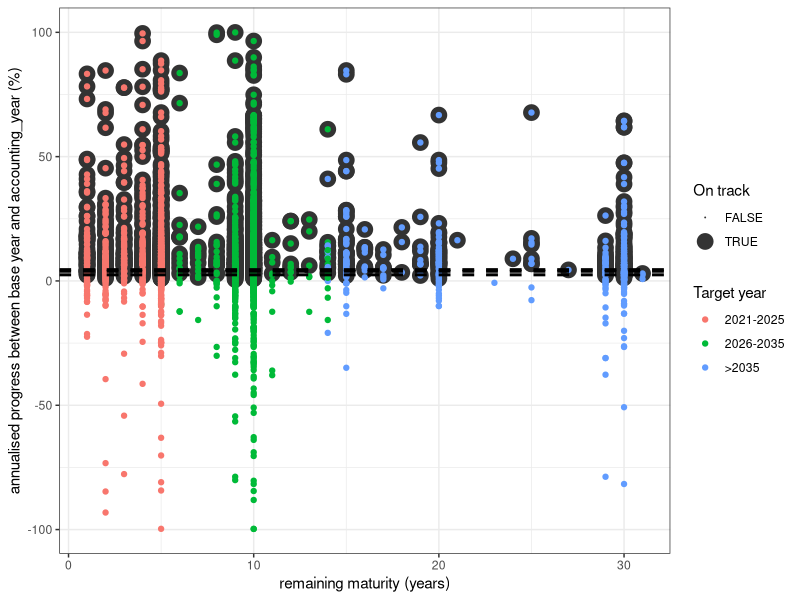
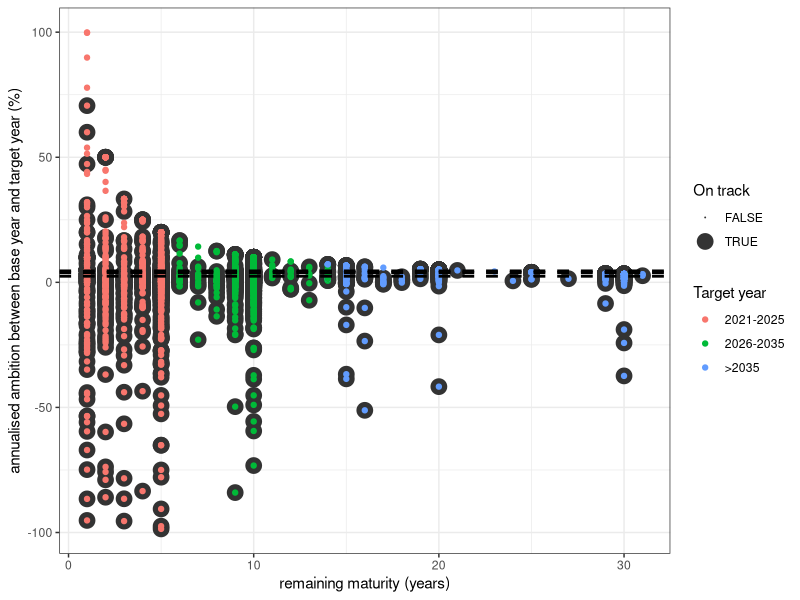
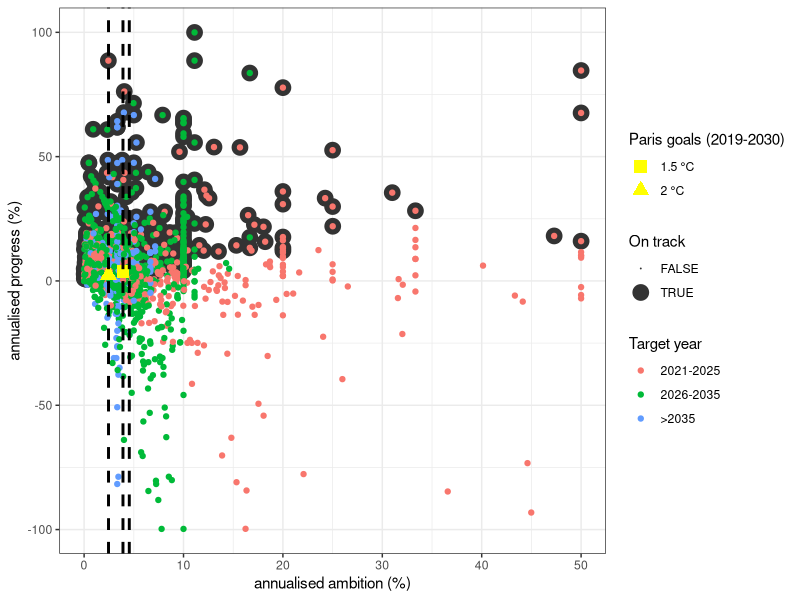
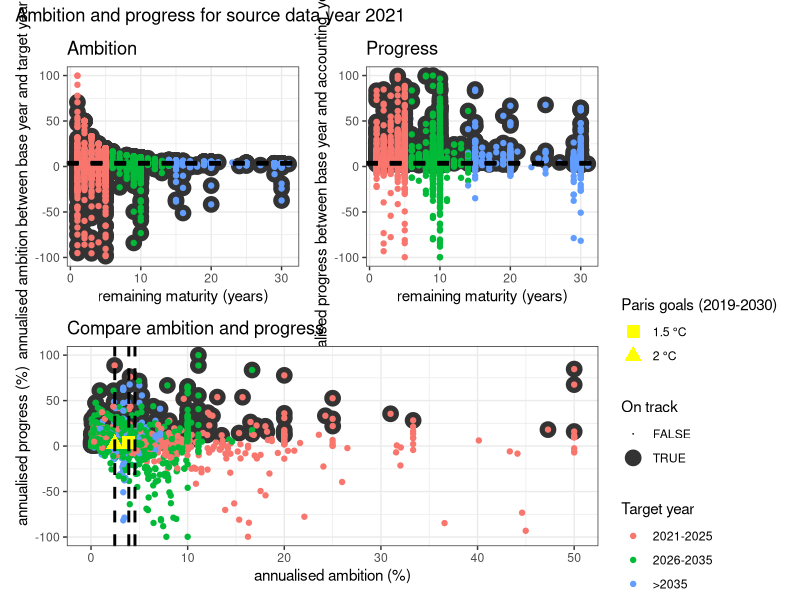
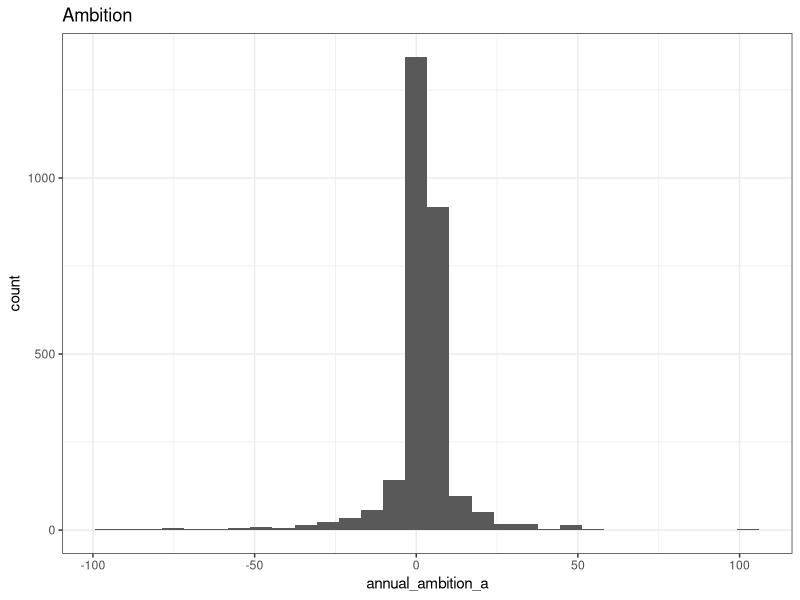
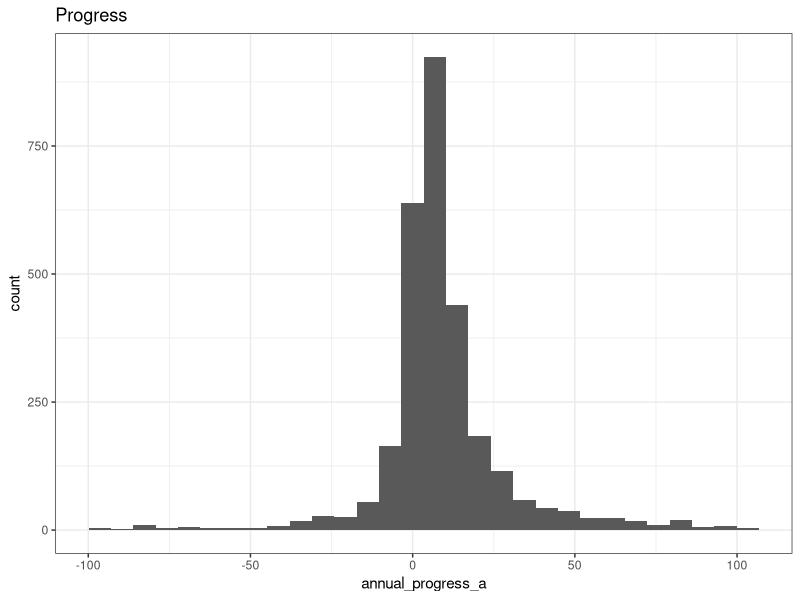
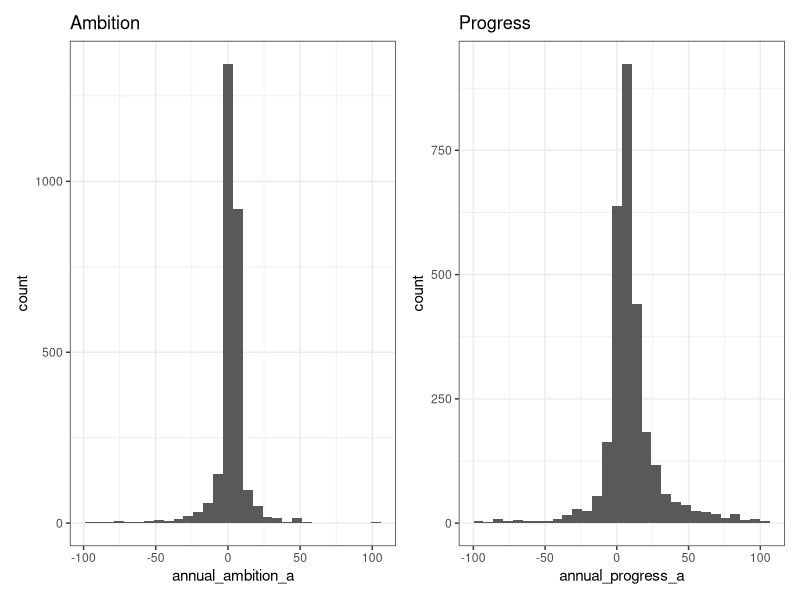
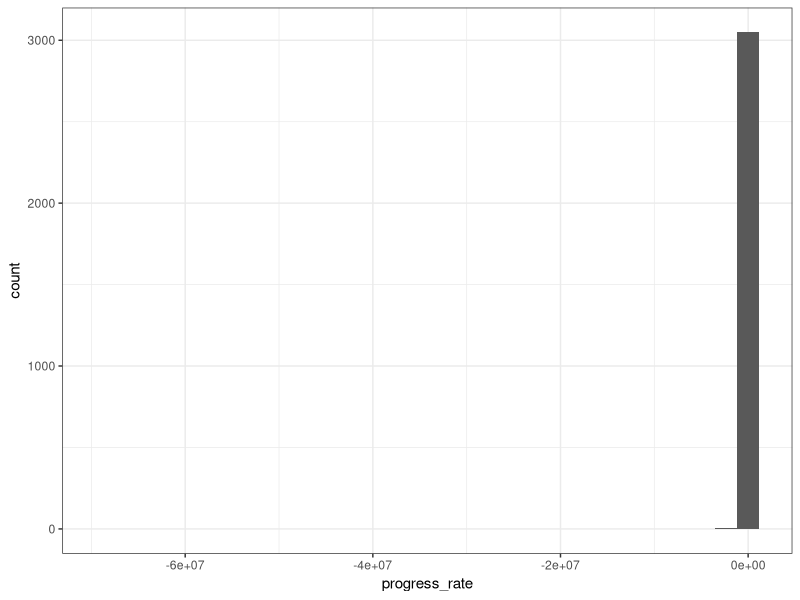

Write the R code that produced these figures, in order.
library(stringr)
library(readxl)
library(tidyverse)
library(data.table)
library(patchwork)

choice_data_source = "response" # response or processed
choice_data_source_year = 2021

# read in data (response or processed)
# RESPONSE DATA
data_response_original <- NA
data_response <- NA
if (choice_data_source_year == 2021)
{ data_response_original <- read_excel('data/CDP/input/CDP_CCTD_2021_abs_ER_public.xlsx', sheet = "Absolute ER")
data_response <- select(data_response_original, account_id, `Target reference number`,
                        `Base year emissions (100% of scope)`, `Base year emissions (100% of scope, excl. scope 3)`, `Base year`,
                        `MRY emissions (100% of scope)`, `MRY emissions (100% of scope, excl. scope 3)`, accounting_year,
                        `Targeted reduction from base year (%)`, `Target year`) %>%
  mutate(source_year = choice_data_source_year)
} else if (choice_data_source_year == 2020) 
{      data_response_original <- read_excel('data/CDP/input/CDP_CCTD_2020_abs_ER_public.xlsx', sheet = "Absolute ER")
data_response <- select(data_response_original, account_id, `Target reference number`,
                        `Base year emissions (100% of scope)`, `Base year emissions (100% of scope, excl. scope 3)`, `Base year`,
                        `MRY emissions (100% of scope)`, `MRY emissions (100% of scope, excl. scope 3)`, `Most recent accounting year`,
                        `Targeted reduction from base year (%)`, `Target year`) %>%
  mutate(source_year = choice_data_source_year) %>%
  rename(accounting_year=`Most recent accounting year`)
} else if (choice_data_source_year == 2018) 
{      data_response_original <- read_excel('data/CDP/input/CDP_CCTD_2018_abs_ER_public.xlsx', sheet = "absolute")
data_response <- select(data_response_original, account_id, `Target reference number`,
                        `Base year emissions (100% of scope)`, `Base year emissions (100% of scope, excl. scope 3)`, `Base year`,
                        `MRY emissions (100% of scope)`, `MRY emissions (100% of scope, excl. scope 3)`, `Most recent accounting year`,
                        `% reduction from base year`, `Target year`) %>%
                 mutate(source_year = choice_data_source_year) %>%
                 rename(accounting_year=`Most recent accounting year`, 
                        `Targeted reduction from base year (%)`=`% reduction from base year`)
}
nrow(data_response)

# PROCESSED DATA (CAAT)
data_CAAT <- read.table('data/CDP/output/data_CAAT.csv', sep=";", header = TRUE)
nrow(data_CAAT)
data_processed <- mutate(data_CAAT, selection=ifelse(is.na(`Target.Year.2`), 1, 2),
                             `Target year`=ifelse(selection==1, `Target.Year.1`, `Target.Year.2`),
                             `Targeted reduction from base year (%)`=ifelse(selection==1, `Target.Year.1.Scope.1.emissions.reduction..perc.`, `Target.Year.2.Scope.1.emissions.reduction..perc.`))
data_processed <- mutate(data_processed, account_id=`Actor.name`,
                                                 `Base year emissions (100% of scope)`=NA, 
                                                 `Base year emissions (100% of scope, excl. scope 3)`=`BY.Scope.1.emissions..tCO2e.`+`BY.Scope.2.emissions..tCO2e.`,
                                                 `Base year`=`Base.Year`,
                                                 `MRY emissions (100% of scope)`=NA, 
                                                 `MRY emissions (100% of scope, excl. scope 3)`=`MRY.Scope.1.emissions..tCO2e.`+`MRY.Scope.2.emissions..tCO2e.`, 
                                                 `accounting_year`=`MRY.Year`) %>%
                     select(account_id, 
                            `Base year emissions (100% of scope)`, `Base year emissions (100% of scope, excl. scope 3)`, `Base year`,
                            `MRY emissions (100% of scope)`, `MRY emissions (100% of scope, excl. scope 3)`, `accounting_year`,
                            `Targeted reduction from base year (%)`, `Target year`)
nrow(data_processed)


if (choice_data_source=="response") {data=data_response} else {data=data_response}

   
data_progress <-  mutate(data,
                         BY_EM=ifelse(is.na(`Base year emissions (100% of scope, excl. scope 3)`), `Base year emissions (100% of scope)`, `Base year emissions (100% of scope, excl. scope 3)`),
                         MRY_EM=ifelse(is.na(`MRY emissions (100% of scope, excl. scope 3)`), `MRY emissions (100% of scope)`, `MRY emissions (100% of scope, excl. scope 3)`)) %>%
                  rename(BY=`Base year`,
                         MRY=`accounting_year`,
                         TR=`Targeted reduction from base year (%)`, TY=`Target year`) %>%
                  filter(!is.na(BY_EM), !(BY_EM=="private_response"), 
                         !is.na(MRY_EM), MRY_EM>0, !(MRY_EM=="private_response"), 
                         !is.na(TR), 
                         !is.na(TY)) %>%
                  select(-`Base year emissions (100% of scope)`, -`Base year emissions (100% of scope, excl. scope 3)`,
                         -`MRY emissions (100% of scope)`, -`MRY emissions (100% of scope, excl. scope 3)`)
nrow(data_progress)
data_progress$BY_EM <- as.numeric(data_progress$BY_EM)
data_progress$MRY_EM <- as.numeric(data_progress$MRY_EM)

min(data_progress$TY, na.rm=TRUE)
max(data_progress$TY, na.rm=TRUE)
tst <- filter(data_progress, TY>2030)

# calculate progress rate and target completed
data_progress <- mutate(data_progress, TY_EM=(1-TR/100)*BY_EM,
                                       reduction_achieved=BY_EM-MRY_EM,
                                       Timelapsed=(MRY-BY)/(TY-BY),
                                       reduction_required=BY_EM*(TR/100)*Timelapsed,
                                       reduction_achieved=BY_EM-MRY_EM,
                                       on_track=ifelse(reduction_achieved>=reduction_required, TRUE, FALSE),
                                       target_year_group=ifelse(TY<=2020, 0, ifelse(TY<=2025, 1, ifelse(TY<2035, 2, 3))),
                                       target_completed=100*(TY_EM/MRY_EM-1),
                                       progress_rate=100*(reduction_achieved/reduction_required),
                                       maturity=ifelse(TY-BY>=0, TY-BY, NA),
                                       maturity_remaining=ifelse(TY-MRY>=0, TY-MRY, NA),
                                       annual_ambition=ifelse(maturity_remaining>=0 & BY_EM>0 & MRY_EM>0,-100*((TY_EM/MRY_EM)^(1/(MRY-BY))-1), NA),
                                       annual_progress=ifelse(maturity_remaining>=0 & BY_EM>0 & MRY_EM>0,-100*((MRY_EM/BY_EM)^(1/(MRY-BY))-1), NA),
                                       annual_ambition_a=ifelse(maturity_remaining>=0 & BY_EM>0 & MRY_EM>0,-100*((1/(TY-MRY))*((TY_EM-MRY_EM)/MRY_EM)), NA),
                                       annual_progress_a=ifelse(maturity_remaining>=0 & BY_EM>0 & MRY_EM>0,-100*((1/(MRY-BY))*((MRY_EM-BY_EM)/BY_EM)), NA)
                        )
data_progress$target_year_group <- factor(data_progress$target_year_group, levels=c('0', '1', '2', '3'))
nrow(data_progress)
write.table(data_progress, paste0('data/data_progress_', choice_data_source_year, '.csv'), sep=";")

TwoC_annual = 27/(2030-2019)
OneAndAHalfC_annual = 43/(2030-2019)
Potential_annual = 50/(2030-2019)

stats_ambition_progress <- ungroup(data_progress) %>%
                                                    summarise(number_of_targets = n(),
                                                    number_of_companies = n_distinct(account_id),
                                                    data_source_year=choice_data_source_year,
                                                    ambition_2C=100*sum(annual_ambition_a>TwoC_annual, na.rm=TRUE)/n(),
                                                    ambition_1_5C=100*sum(annual_ambition_a>OneAndAHalfC_annual, na.rm=TRUE)/n(),
                                                    on_track=100*sum(on_track==TRUE, na.rm=TRUE)/n())

#---------------------------------

# PLOT PROGRESS, AMBITION
d_ambition_progress=filter(data_progress, target_year_group%in%c('1', '2', '3'))
progress_TY_labels=c("2021-2025", "2026-2035", ">2035")
nrow(d_ambition_progress)

# 1. PLOT Maturity against annual progress
g_maturity_progress <- ggplot(data=filter(d_ambition_progress, maturity_remaining>0, maturity_remaining<40, annual_progress_a>-100, annual_progress_a<100),
                              aes(x=maturity_remaining, y=annual_progress_a)) +
  geom_point(aes(size=on_track), colour="grey20") +
  geom_point(aes(colour=target_year_group)) +
  geom_hline(yintercept=TwoC_annual, colour="black", linetype="dashed", size=1) +
  geom_hline(yintercept=OneAndAHalfC_annual, colour="black", linetype="dashed", size=1) +
  geom_hline(yintercept=Potential_annual, colour="black", linetype="dashed", size=1) +
  #geom_smooth(aes(x=maturity_remaining, y=annual_progress_a)) +
  scale_colour_discrete(name="Target year", labels=progress_TY_labels) +
  scale_size_manual(name="On track", values=c("TRUE"=5, "FALSE"=0.0)) +
  xlab("remaining maturity (years)") +
  ylab("annualised progress between base year and accounting_year (%)") +
  #xlim(0, 40) +
  #ylim(-100, 100) +
  theme_bw()
plot(g_maturity_progress)

# 2. PLOT Maturity against annual ambition
g_maturity_ambition <- ggplot(data=filter(d_ambition_progress, maturity_remaining>0, maturity_remaining<40, annual_ambition_a>-100, annual_ambition_a<100),
                              aes(x=maturity_remaining, y=annual_ambition_a)) +
  geom_point(aes(size=on_track), colour="grey20") +
  geom_point(aes(colour=target_year_group)) +
  geom_hline(yintercept=TwoC_annual, colour="black", linetype="dashed", size=1) +
  geom_hline(yintercept=OneAndAHalfC_annual, colour="black", linetype="dashed", size=1) +
  geom_hline(yintercept=Potential_annual, colour="black", linetype="dashed", size=1) +
  #geom_smooth() +
  scale_colour_discrete(name="Target year", labels=progress_TY_labels) +
  scale_size_manual(name="On track", values=c("TRUE"=5, "FALSE"=0.0)) +
  xlab("remaining maturity (years)") +
  ylab("annualised ambition between base year and target year (%)") +
  #xlim(0, 40) +
  #ylim(-30, 0) +
  theme_bw()
plot(g_maturity_ambition)

# 3. PLOT annual ambition against annual progress
TwoC_progress = data.frame(annual_ambition_a=TwoC_annual, annual_progress_a=TwoC_annual, temperature="2 °C")
OneAndAHalfC_progress = data.frame(annual_ambition_a=OneAndAHalfC_annual, annual_progress_a=OneAndAHalfC_annual, temperature="1.5 °C")
g_ambition_progress <- ggplot(data=filter(d_ambition_progress, annual_ambition_a>-100, annual_ambition_a<100, annual_progress_a>-100, annual_progress_a<100),
                              aes(x=annual_ambition_a, y=annual_progress_a)) +
  geom_point(aes(size=on_track), colour="grey20") +
  geom_point(aes(colour=target_year_group)) +
  geom_point(data=TwoC_progress, aes(x=annual_ambition_a, y=annual_progress_a, shape=temperature), colour="yellow", size=4) +
  geom_point(data=OneAndAHalfC_progress, aes(x=annual_ambition_a, y=annual_progress_a, shape=temperature), colour="yellow", size=4) +
  geom_vline(xintercept=TwoC_annual, colour="black", linetype="dashed", size=1) +
  geom_vline(xintercept=OneAndAHalfC_annual, colour="black", linetype="dashed", size=1) +
  geom_vline(xintercept=Potential_annual, colour="black", linetype="dashed", size=1) +
  #geom_smooth(aes()) +
  scale_colour_discrete(name="Target year", labels=progress_TY_labels) +
  scale_size_manual(name="On track", values=c("TRUE"=5, "FALSE"=0.0)) +
  scale_shape_manual(name="Paris goals (2019-2030)", values=c(15, 17)) +
  xlab("annualised ambition (%)") +
  ylab("annualised progress (%)") +
  xlim(0, 50) +
  #ylim(-100, 100) +
  theme_bw()
plot(g_ambition_progress)

layout <- "
AABB
CCC#
"


layout <- c(
  area(1,1,2,4),
  area(1,3,2,4),
  area(3,1,4,3)
)
g_total <- ((g_maturity_ambition + theme(legend.position = "none") + ggtitle("Ambition")) + 
           (g_maturity_progress + theme(legend.position = "none") +  ggtitle("Progress"))) /
           ((g_ambition_progress + ggtitle("Compare ambition and progress")))  +
           #plot_layout(design=layout) #+
           plot_annotation(paste0("Ambition and progress for source data year ", choice_data_source_year)) &
           ylim(-100, 100)
plot(g_total)
#jpeg(paste0("graphs/ambition_progress_", choice_data_source_year, ".jpg"))
#print(g_total)
#dev.off()
ggsave(paste0("graphs/ambition_progress_", choice_data_source_year, ".jpg"), g_total)

#---------------------------------
#TRY ALTERNATIVE PROGRESS AND AMBITION

# plot histogram annual ambitions
d_annual_ambition=filter(data_progress, annual_ambition_a>-100, annual_ambition_a<100)
g_annual_ambition <- ggplot(data=d_annual_ambition) +
  geom_histogram(aes(x=annual_ambition_a)) +
  theme_bw() +
  ggtitle("Ambition")
plot(g_annual_ambition)

# plot histogram annual progress
d_annual_progress=filter(data_progress, annual_progress_a>-100, annual_progress_a<100)
g_annual_progress <- ggplot(data=d_annual_progress) +
  geom_histogram(aes(x=annual_progress_a)) +
  theme_bw() +
  ggtitle("Progress")
plot(g_annual_progress)

g_ambition_progress = g_annual_ambition + g_annual_progress
plot(g_ambition_progress)
ggsave(paste0("graphs/hist_ambition_progress_", choice_data_source_year, ".jpg"), g_ambition_progress)

# plot histogram progress rate
g_progress_rate <- ggplot(data=data_progress) +
  geom_histogram(aes(x=progress_rate)) +
  theme_bw()
plot(g_progress_rate)

# plot histogram target_completed
g_target_completed <- ggplot(data=data_progress) +
  geom_histogram(aes(x=target_completed)) +
  theme_bw()
plot(g_target_completed)

# plot histogram progress rate
g_progress_rate_annual <- ggplot(data=data_progress) +
  geom_histogram(aes(x=annual_progress)) +
  theme_bw()
plot(g_progress_rate_annual)

# plot histogram target_completed
g_ambition_annual <- ggplot(data=data_progress) +
  geom_histogram(aes(x=annual_ambition)) +
  theme_bw()
plot(g_ambition_annual)

d_progress=filter(data_progress, target_year_group%in%c('0', '1', '2', '3'))
progress_TY_labels=c("<=2020", "2021-2025", "2026-2035", ">2035")
nrow(d_progress)
g_progress <- ggplot(data=d_progress) +
  geom_point(aes(x=target_completed, y=progress_rate, colour=target_year_group, shape=target_year_group)) +
  geom_smooth(aes(x=target_completed, y=progress_rate)) +
  scale_colour_discrete(name="Target year", labels=progress_TY_labels) +
  scale_shape_discrete(name="Target year", labels=progress_TY_labels) +
  xlim(-100, 25) +
  ylim(-400,400) +
  theme_bw()
plot(g_progress)

# CHANGE
d_progress_annual=filter(data_progress, target_year_group%in%c('1', '2', '3'))
progress_TY_labels=c("2021-2025", "2026-2035", ">2035")
nrow(d_progress_annual)
g_progress_annual <- ggplot(data=d_progress_annual) +
  geom_point(aes(x=annual_ambition, y=annual_progress, colour=target_year_group, shape=target_year_group)) +
  geom_smooth(aes(x=annual_ambition, y=annual_progress)) +
  scale_colour_discrete(name="Target year", labels=progress_TY_labels) +
  scale_shape_discrete(name="Target year", labels=progress_TY_labels) +
  xlim(0, 1) +
  ylim(0, 1) +
  theme_bw()
plot(g_progress_annual)

#--------------------------------

# COMPARE TO LAST YEARS DATA
#data_progress_DDL <- read.csv('data/companies_progress_tracking_2021_DDL.csv', sep=",", header=TRUE, encoding = "UTF-8") 
data_progress_DDL <- fread('data/companies_progress_tracking_2021_DDL_semicolumn.csv', sep=";", header=TRUE) 
data_progress_DDL <- as.data.frame(data_progress_DDL) %>%
                     mutate(target_completed=gsub('\\%', '', `Target emission change rate vs 2019`), 
                            progress_rate=gsub('\\%', '', `Pro-rated achievement rate (BY-TY)`))
data_progress_DDL$target_completed <- as.numeric(data_progress_DDL$target_completed)
data_progress_DDL$progress_rate <- as.numeric(data_progress_DDL$progress_rate)
nrow(data_progress_DDL)
g_progress_DDL <- ggplot(data=data_progress_DDL) +
                  geom_point(aes(x=target_completed, y=progress_rate)) +
                  geom_smooth(aes(x=target_completed, y=progress_rate)) +
                  xlim(-100, 25) +
                  ylim(-400,400) +
                  theme_bw()
plot(g_progress_DDL)
